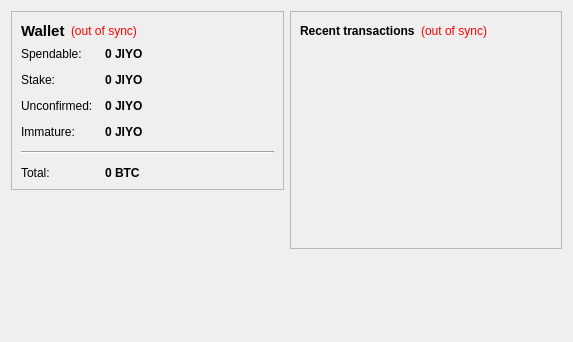
<?xml version="1.0" encoding="UTF-8"?>
<ui version="4.0">
 <class>OverviewPage</class>
 <widget class="QWidget" name="OverviewPage">
  <property name="geometry">
   <rect>
    <x>0</x>
    <y>0</y>
    <width>573</width>
    <height>342</height>
   </rect>
  </property>
  <property name="windowTitle">
   <string>Form</string>
  </property>
  <layout class="QHBoxLayout" name="horizontalLayout" stretch="1,1">
   <item>
    <layout class="QVBoxLayout" name="verticalLayout_2">
     <item>
      <widget class="QFrame" name="frame">
       <property name="frameShape">
        <enum>QFrame::StyledPanel</enum>
       </property>
       <property name="frameShadow">
        <enum>QFrame::Raised</enum>
       </property>
       <layout class="QVBoxLayout" name="verticalLayout_4">
        <item>
         <layout class="QHBoxLayout" name="horizontalLayout_4">
          <item>
           <widget class="QLabel" name="label_5">
            <property name="font">
             <font>
              <pointsize>11</pointsize>
              <weight>75</weight>
              <bold>true</bold>
             </font>
            </property>
            <property name="text">
             <string>Wallet</string>
            </property>
           </widget>
          </item>
          <item>
           <widget class="QLabel" name="labelWalletStatus">
            <property name="toolTip">
             <string>The displayed information may be out of date. Your wallet automatically synchronizes with the Jiyo network after a connection is established, but this process has not completed yet.</string>
            </property>
            <property name="styleSheet">
             <string notr="true">QLabel { color: red; }</string>
            </property>
            <property name="text">
             <string notr="true">(out of sync)</string>
            </property>
            <property name="alignment">
             <set>Qt::AlignLeading|Qt::AlignLeft|Qt::AlignVCenter</set>
            </property>
           </widget>
          </item>
          <item>
           <spacer name="horizontalSpacer_2">
            <property name="orientation">
             <enum>Qt::Horizontal</enum>
            </property>
            <property name="sizeHint" stdset="0">
             <size>
              <width>40</width>
              <height>20</height>
             </size>
            </property>
           </spacer>
          </item>
         </layout>
        </item>
        <item>
         <layout class="QFormLayout" name="formLayout_2">
          <property name="fieldGrowthPolicy">
           <enum>QFormLayout::AllNonFixedFieldsGrow</enum>
          </property>
          <property name="horizontalSpacing">
           <number>12</number>
          </property>
          <property name="verticalSpacing">
           <number>12</number>
          </property>
          <item row="0" column="0">
           <widget class="QLabel" name="label">
            <property name="text">
             <string>Spendable:</string>
            </property>
           </widget>
          </item>
          <item row="0" column="1">
           <widget class="QLabel" name="labelBalance">
            <property name="font">
             <font>
              <weight>75</weight>
              <bold>true</bold>
             </font>
            </property>
            <property name="cursor">
             <cursorShape>IBeamCursor</cursorShape>
            </property>
            <property name="toolTip">
             <string>Your current spendable balance</string>
            </property>
            <property name="text">
             <string notr="true">0 JIYO</string>
            </property>
            <property name="textInteractionFlags">
             <set>Qt::LinksAccessibleByMouse|Qt::TextSelectableByKeyboard|Qt::TextSelectableByMouse</set>
            </property>
           </widget>
          </item>
          <item row="1" column="0">
           <widget class="QLabel" name="label_6">
            <property name="text">
             <string>Stake:</string>
            </property>
           </widget>
          </item>
          <item row="1" column="1">
           <widget class="QLabel" name="labelStake">
            <property name="font">
             <font>
              <weight>75</weight>
              <bold>true</bold>
             </font>
            </property>
            <property name="cursor">
             <cursorShape>IBeamCursor</cursorShape>
            </property>
            <property name="toolTip">
             <string>Total of coins that was staked, and do not yet count toward the current balance</string>
            </property>
            <property name="text">
             <string notr="true">0 JIYO</string>
            </property>
            <property name="textInteractionFlags">
             <set>Qt::LinksAccessibleByMouse|Qt::TextSelectableByKeyboard|Qt::TextSelectableByMouse</set>
            </property>
           </widget>
          </item>
          <item row="2" column="0">
           <widget class="QLabel" name="label_3">
            <property name="text">
             <string>Unconfirmed:</string>
            </property>
           </widget>
          </item>
          <item row="2" column="1">
           <widget class="QLabel" name="labelUnconfirmed">
            <property name="font">
             <font>
              <weight>75</weight>
              <bold>true</bold>
             </font>
            </property>
            <property name="cursor">
             <cursorShape>IBeamCursor</cursorShape>
            </property>
            <property name="toolTip">
             <string>Total of transactions that have yet to be confirmed, and do not yet count toward the current balance</string>
            </property>
            <property name="text">
             <string notr="true">0 JIYO</string>
            </property>
            <property name="textInteractionFlags">
             <set>Qt::LinksAccessibleByMouse|Qt::TextSelectableByKeyboard|Qt::TextSelectableByMouse</set>
            </property>
           </widget>
          </item>
          <item row="3" column="0">
           <widget class="QLabel" name="labelImmatureText">
            <property name="text">
             <string>Immature:</string>
            </property>
           </widget>
          </item>
          <item row="3" column="1">
           <widget class="QLabel" name="labelImmature">
            <property name="font">
             <font>
              <weight>75</weight>
              <bold>true</bold>
             </font>
            </property>
            <property name="toolTip">
             <string>Mined balance that has not yet matured</string>
            </property>
            <property name="text">
             <string notr="true">0 JIYO</string>
            </property>
            <property name="textInteractionFlags">
             <set>Qt::LinksAccessibleByMouse|Qt::TextSelectableByKeyboard|Qt::TextSelectableByMouse</set>
            </property>
           </widget>
          </item>
          <item row="4" column="0" colspan="2">
           <widget class="Line" name="line">
            <property name="orientation">
             <enum>Qt::Horizontal</enum>
            </property>
           </widget>
          </item>
          <item row="5" column="0">
           <widget class="QLabel" name="labelTotalText">
            <property name="text">
             <string>Total:</string>
            </property>
           </widget>
          </item>
          <item row="5" column="1">
           <widget class="QLabel" name="labelTotal">
            <property name="font">
             <font>
              <weight>75</weight>
              <bold>true</bold>
             </font>
            </property>
            <property name="cursor">
             <cursorShape>IBeamCursor</cursorShape>
            </property>
            <property name="toolTip">
             <string>Your current total balance</string>
            </property>
            <property name="text">
             <string notr="true">0 BTC</string>
            </property>
            <property name="textInteractionFlags">
             <set>Qt::LinksAccessibleByMouse|Qt::TextSelectableByKeyboard|Qt::TextSelectableByMouse</set>
            </property>
           </widget>
          </item>
         </layout>
        </item>
       </layout>
      </widget>
     </item>
     <item>
      <spacer name="verticalSpacer">
       <property name="orientation">
        <enum>Qt::Vertical</enum>
       </property>
       <property name="sizeHint" stdset="0">
        <size>
         <width>20</width>
         <height>40</height>
        </size>
       </property>
      </spacer>
     </item>
    </layout>
   </item>
   <item>
    <layout class="QVBoxLayout" name="verticalLayout_3">
     <item>
      <widget class="QFrame" name="frame_2">
       <property name="frameShape">
        <enum>QFrame::StyledPanel</enum>
       </property>
       <property name="frameShadow">
        <enum>QFrame::Raised</enum>
       </property>
       <layout class="QVBoxLayout" name="verticalLayout">
        <item>
         <layout class="QHBoxLayout" name="horizontalLayout_2">
          <item>
           <widget class="QLabel" name="label_4">
            <property name="text">
             <string>&lt;b&gt;Recent transactions&lt;/b&gt;</string>
            </property>
           </widget>
          </item>
          <item>
           <widget class="QLabel" name="labelTransactionsStatus">
            <property name="toolTip">
             <string>The displayed information may be out of date. Your wallet automatically synchronizes with the Jiyo network after a connection is established, but this process has not completed yet.</string>
            </property>
            <property name="styleSheet">
             <string notr="true">QLabel { color: red; }</string>
            </property>
            <property name="text">
             <string notr="true">(out of sync)</string>
            </property>
            <property name="alignment">
             <set>Qt::AlignRight|Qt::AlignTrailing|Qt::AlignVCenter</set>
            </property>
           </widget>
          </item>
          <item>
           <spacer name="horizontalSpacer">
            <property name="orientation">
             <enum>Qt::Horizontal</enum>
            </property>
            <property name="sizeHint" stdset="0">
             <size>
              <width>40</width>
              <height>20</height>
             </size>
            </property>
           </spacer>
          </item>
         </layout>
        </item>
        <item>
         <widget class="QListView" name="listTransactions">
          <property name="styleSheet">
           <string notr="true">QListView { background: transparent; }</string>
          </property>
          <property name="frameShape">
           <enum>QFrame::NoFrame</enum>
          </property>
          <property name="verticalScrollBarPolicy">
           <enum>Qt::ScrollBarAlwaysOff</enum>
          </property>
          <property name="horizontalScrollBarPolicy">
           <enum>Qt::ScrollBarAlwaysOff</enum>
          </property>
          <property name="selectionMode">
           <enum>QAbstractItemView::NoSelection</enum>
          </property>
         </widget>
        </item>
       </layout>
      </widget>
     </item>
     <item>
      <spacer name="verticalSpacer_2">
       <property name="orientation">
        <enum>Qt::Vertical</enum>
       </property>
       <property name="sizeHint" stdset="0">
        <size>
         <width>20</width>
         <height>40</height>
        </size>
       </property>
      </spacer>
     </item>
    </layout>
   </item>
  </layout>
 </widget>
 <resources/>
 <connections/>
</ui>
